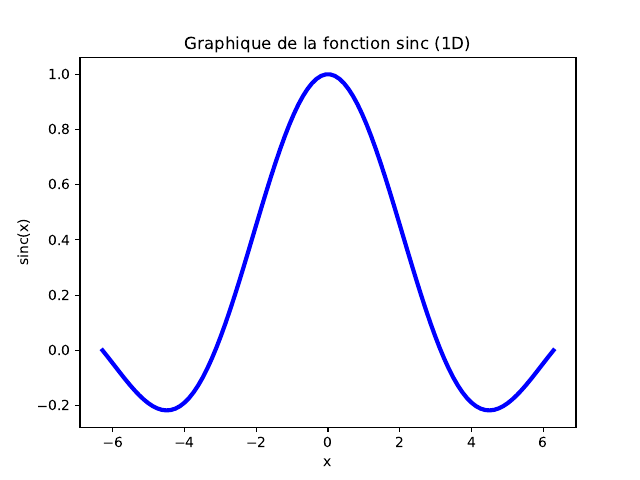

Source code (Python):
import matplotlib.pyplot as plt
import numpy as np
x = np.linspace(-2*np.pi, 2*np.pi, 100)
y = np.sinc(x/np.pi)
plt.plot(x, y,"-b", lw =3)
plt.xlabel("x")
plt.ylabel("sinc(x)")
plt.title("Graphique de la fonction sinc (1D)")
plt.savefig("sinc1D.pdf")
plt.show()
